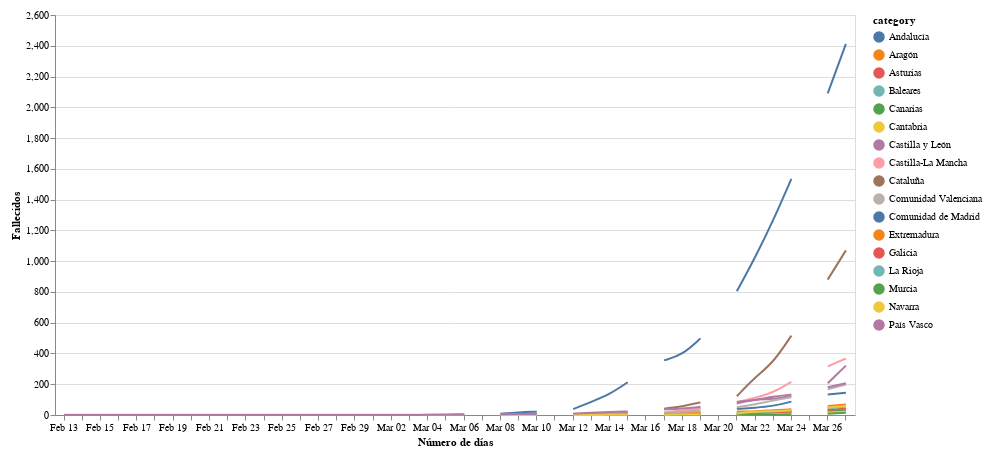

Here is the notebook cell this chart was saved with:
### Markdown cell above
#### Sin interpolar datos faltantes

### Code cell
#collapse

import requests
import pandas as pd
from io import BytesIO
import numpy as np
import altair as alt

# data download
response = requests.get('https://docs.google.com/spreadsheet/ccc?key=1FwOXbkWeuS1LHrKxhSfepGtsgQ6iIEQZmWig_JKo8z0&output=csv&gid=1616296995')
assert response.status_code == 200, 'Wrong status code'
data = response.content
df = pd.read_csv(BytesIO(data), parse_dates=['Fecha'], dayfirst=True)

# plot
cols = list(df.columns)
cols.remove('Total fallecidos')
cols.remove('Fecha')
df = df.set_index('Fecha')[cols]
source = df.reset_index().melt('Fecha', var_name='category', value_name='Fallecidos')

selection = alt.selection_multi(fields=['category'], bind='legend')

line = alt.Chart(source).mark_line(interpolate='basis').encode(
    alt.X('monthdate(Fecha):O', axis=alt.Axis(tickRound=True), title='Número de días'),
    alt.Y('Fallecidos:Q'),
    alt.Color('category:N'),
    opacity=alt.condition(selection, alt.value(1), alt.value(0.2))
)

nearest = alt.selection(type='single', nearest=True, on='mouseover',
                        fields=['Fecha'], empty='none')

# Transparent selectors across the chart. This is what tells us
# the x-value of the cursor
selectors = alt.Chart(source).mark_point().encode(
    x='monthdate(Fecha):O',
    opacity=alt.value(0),
).add_selection(
    nearest
)

# Draw points on the line, and highlight based on selection
points = line.mark_point().encode(
    opacity=alt.condition(nearest, alt.value(1), alt.value(0))
)

# Draw text labels near the points, and highlight based on selection
text = line.mark_text(align='left', dx=5, dy=-5).encode(
    text=alt.condition(nearest, 'Fallecidos:Q', alt.value(' '))
)

line = line.add_selection(
    selection
)

# Draw a rule at the location of the selection
rules = alt.Chart(source).mark_rule(color='gray').encode(
    x='monthdate(Fecha):O',
).transform_filter(
    nearest
)

# Put the five layers into a chart and bind the data
alt.layer(
    line, selectors, points, rules, text
).properties(
    width=800, height=400
).configure(
    padding=10
)

### Figure 1 — Vega-Lite specification as saved in the notebook (floating-point values rounded to 4 significant figures; data arrays with more than 128 entries replaced by an {"elided": "..."} marker saying what was removed)
{"config": {"view": {"continuousWidth": 400, "continuousHeight": 300}, "padding": 10}, "layer": [{"mark": {"type": "line", "interpolate": "basis"}, "encoding": {"color": {"type": "nominal", "field": "category"}, "opacity": {"condition": {"value": 1, "selection": "selector121"}, "value": 0.2}, "x": {"type": "ordinal", "axis": {"tickRound": true}, "field": "Fecha", "timeUnit": "monthdate", "title": "Número de días"}, "y": {"type": "quantitative", "field": "Fallecidos"}}, "selection": {"selector121": {"type": "multi", "fields": ["category"], "bind": "legend"}}}, {"mark": "point", "encoding": {"opacity": {"value": 0}, "x": {"type": "ordinal", "field": "Fecha", "timeUnit": "monthdate"}}, "selection": {"selector122": {"type": "single", "nearest": true, "on": "mouseover", "fields": ["Fecha"], "empty": "none"}}}, {"mark": "point", "encoding": {"color": {"type": "nominal", "field": "category"}, "opacity": {"condition": {"value": 1, "selection": "selector122"}, "value": 0}, "x": {"type": "ordinal", "axis": {"tickRound": true}, "field": "Fecha", "timeUnit": "monthdate", "title": "Número de días"}, "y": {"type": "quantitative", "field": "Fallecidos"}}}, {"mark": {"type": "rule", "color": "gray"}, "encoding": {"x": {"type": "ordinal", "field": "Fecha", "timeUnit": "monthdate"}}, "transform": [{"filter": {"selection": "selector122"}}]}, {"mark": {"type": "text", "align": "left", "dx": 5, "dy": -5}, "encoding": {"color": {"type": "nominal", "field": "category"}, "opacity": {"condition": {"value": 1, "selection": "selector121"}, "value": 0.2}, "text": {"condition": {"type": "quantitative", "field": "Fallecidos", "selection": "selector122"}, "value": " "}, "x": {"type": "ordinal", "axis": {"tickRound": true}, "field": "Fecha", "timeUnit": "monthdate", "title": "Número de días"}, "y": {"type": "quantitative", "field": "Fallecidos"}}}], "data": {"name": "data-953902d8ecc75fa0586de659a5e3222f"}, "height": 400, "width": 800, "$schema": "https://vega.github.io/schema/vega-lite/v4.0.2.json", "datasets": {"data-953902d8ecc75fa0586de659a5e3222f": {"elided": "748 records"}}}
